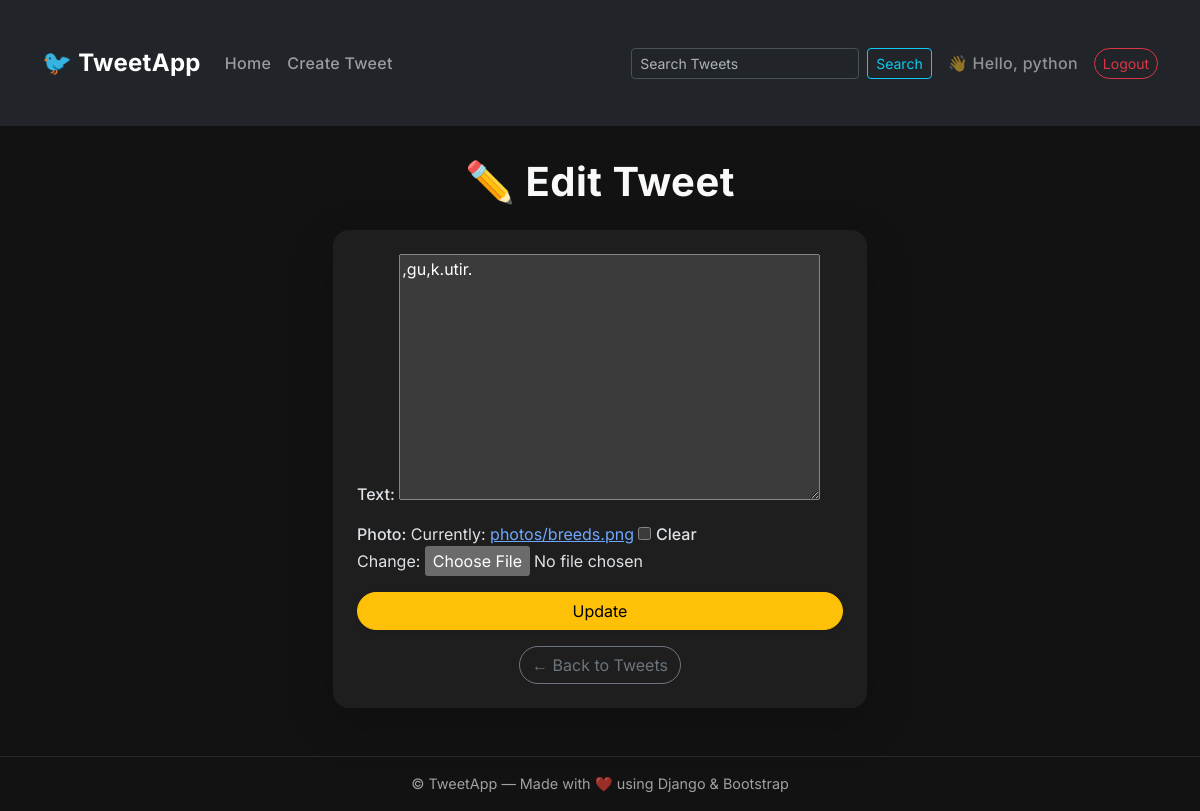
The page /tweet/4/edit/ (signed in) on the database as committed earlier.
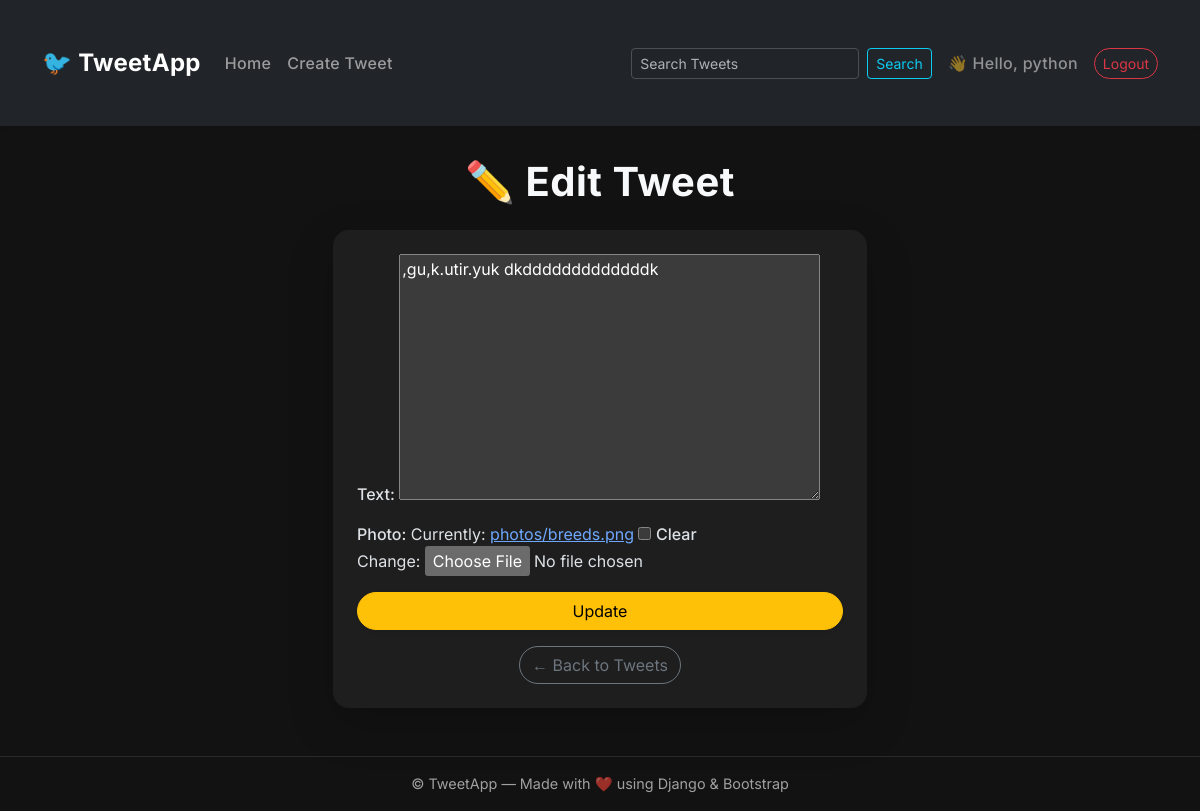
The same page on the database as committed later.
### tweet/models.py (models this page shows, shortened)
class Tweet(models.Model):
    user = models.ForeignKey(User, on_delete=models.CASCADE)
    text = models.TextField(max_length=280)
    photo = models.ImageField(upload_to='photos/', blank=True, null=True)
    created_at = models.DateTimeField(auto_now_add=True)
    updated_at = models.DateTimeField(auto_now=True)

### tweet/views.py (the view)
# urls.py: path("<int:tweet_id>/edit/", views.tweet_edit, name="tweet_edit"),
@login_required
def tweet_edit(request, tweet_id):
    tweet = get_object_or_404(Tweet, id=tweet_id, user=request.user)
    if request.method == 'POST':
        form = TweetForm(request.POST, request.FILES, instance=tweet)
        if form.is_valid():
            form.save()
            return redirect('tweet_list')
    else:
        form = TweetForm(instance=tweet)
    return render(request, 'tweet_form.html', {'form': form})

### tweet/forms.py
class TweetForm(forms.ModelForm):
    class Meta:
        model = Tweet
        fields = ['text', 'photo']

### tweet/templates/tweet_form.html (shortened to what this page needs)
{% extends "layout.html" %}
{% block content %}
<div class="container mt-4">
  <h1 class="text-center mb-4 fw-bold">
    {% if form.instance.pk %}
      ✏️ Edit Tweet
    {% else %}
      📝 Create Tweet
    {% endif %}
  </h1>
  <div class="row justify-content-center">
    <div class="col-md-8 col-lg-6">
      <div class="card shadow-lg rounded-4 border-0">
        <div class="card-body p-4">
          <form method="post" enctype="multipart/form-data">
            {{ form.as_p }}
            <button
              type="submit"
              class="btn btn-warning w-100 rounded-pill shadow-sm"
            >
              {% if form.instance.pk %}
                Update
              {% else %}
                Submit
              {% endif %}
            </button>
          </form>
          <div class="text-center mt-3">
            <a
              href="{% url 'tweet_list' %}"
              class="btn btn-outline-secondary rounded-pill"
            >
              ← Back to Tweets
            </a>
          </div>
        </div>
      </div>
    </div>
  </div>
</div>
{% endblock %}

Rows that differ between the two databases and show on the page:
changed Tweet: text ",gu,k.utir." → ",gu,k.utir.yuk dkdddddddddddddk"
